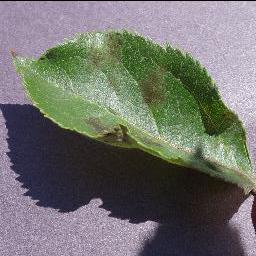
#> input picture data/sampled-plants-diseases/Apple/Apple_scab/095c9131-a0cb-47de-898a-f9371f208c01___FREC_Scab 3109_90deg.JPG, 256 x 256 px
$ python -i plant_disease_pipeline.py   (imports and definitions only)
#> lines starting #> are read from the running program, lines starting #| are printed output that depends on the picture
import os
import cv2
import numpy as np
import pandas as pd
import matplotlib.pyplot as plt
import seaborn as sns
# [1 line not run here, left out]

import json
import joblib
import argparse
from datetime import datetime
from sklearn.model_selection import train_test_split
from sklearn.ensemble import RandomForestClassifier
from xgboost import XGBClassifier
from sklearn.metrics import accuracy_score, classification_report, confusion_matrix
from sklearn.preprocessing import LabelEncoder

import warnings
# [1 line not run here, left out]

# Configuration des chemins de base
BASE_DIR = "D:\\projects\\plant-disease-pipeline"
DATA_DIR = "D:\\projects\\plant-disease-pipeline\\data\\sampled-plants-diseases"
MODELS_DIR = os.path.join(BASE_DIR, "models")
NOTEBOOKS_DIR = os.path.join(BASE_DIR, "notebooks")
DEPLOYMENT_DIR = os.path.join(BASE_DIR, "deployment")

# Création des répertoires s'ils n'existent pas
# [5 lines not run here, left out]


# [84 lines left out: functions define_paths, define_df, split_data, segment_image, not called in this run]


def preprocess_image(img_path, target_size=(64, 64), with_segmentation=False, segmentation_method='otsu'):
    """Prétraitement d'une image avec ou sans segmentation"""
#> called with target_size = (64, 64), with_segmentation = False, segmentation_method = 'otsu'
    try:
        # Vérifier que le fichier existe
        if not os.path.exists(img_path):
            print(f"Fichier non trouvé: {img_path}")
            return None

        # Charger l'image
        img = cv2.imread(img_path, cv2.IMREAD_COLOR)
#> img is the input picture: shape (256, 256, 3); mean B, G, R 109.1, 114.1, 113.4
        if img is None:
            print(f"Impossible de lire l'image: {img_path}")
            return None

        # Appliquer la segmentation si demandé
        if with_segmentation:
            segmented = segment_image(img, method=segmentation_method)
            # Appliquer le masque à l'image originale
            if len(img.shape) == 3:
                mask = cv2.merge([segmented, segmented, segmented])
                img = cv2.bitwise_and(img, mask)
            else:
                img = cv2.bitwise_and(img, segmented)

        # Redimensionner
        img = cv2.resize(img, target_size, interpolation=cv2.INTER_AREA)
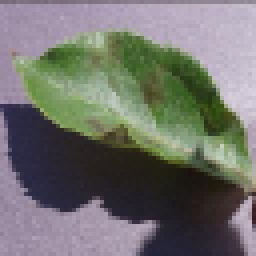
#> img: shape (64, 64, 3) (shown 4 times larger); mean B, G, R 109.1, 114.1, 113.4

        # Convertir en niveaux de gris
        if len(img.shape) == 3:
            img = cv2.cvtColor(img, cv2.COLOR_BGR2GRAY)
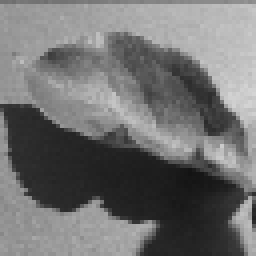
#> img: shape (64, 64) (shown 4 times larger); min 19, max 213, mean 113.3

        # Normalisation
        img = img.astype(np.float32) / 255.0

        # Aplatir l'image pour Random Forest/XGBoost
        img_flat = img.flatten()
#> img_flat = 4096 values, max 0.835 at index 1535, min 0.0745 at index 2799, mean 0.444

        return img_flat

    except Exception as e:
        print(f"Erreur lors du traitement de {img_path}: {str(e)}")
        return None


# [189 lines left out: functions create_dataset, train_model, evaluate_model, save_model_and_metrics, show_sample_images, main, not called in this run]

# [2 lines not run here, left out]

>>> result = preprocess_image('../data/sampled-plants-diseases/Apple/Apple_scab/095c9131-a0cb-47de-898a-f9371f208c01___FREC_Scab 3109_90deg.JPG')
#> result has the same summary as img_flat in preprocess_image

$ run again, on data/sampled-plants-diseases/Apple/Black_rot/32ef0219-fbb0-417c-abad-56021a2c1619___JR_FrgE.S 2893_90deg.JPG
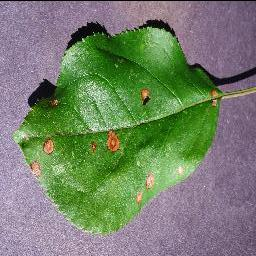
#> input picture data/sampled-plants-diseases/Apple/Black_rot/32ef0219-fbb0-417c-abad-56021a2c1619___JR_FrgE.S 2893_90deg.JPG, 256 x 256 px
#> in preprocess_image, img is the input picture: shape (256, 256, 3); mean B, G, R 106.6, 129.9, 117.1
#> in preprocess_image, `img = cv2.resize(img, target_size, interpolation=cv2.INTER_AREA)`:
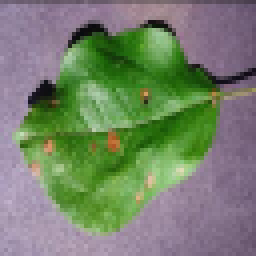
#> img: shape (64, 64, 3) (shown 4 times larger); mean B, G, R 106.6, 129.9, 117.1
#> in preprocess_image, `img = cv2.cvtColor(img, cv2.COLOR_BGR2GRAY)`:
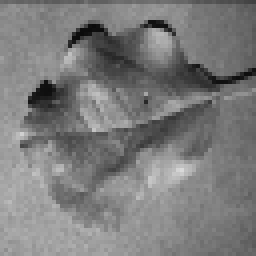
#> img: shape (64, 64) (shown 4 times larger); min 10, max 217, mean 123.4
#> img_flat = 4096 values, max 0.851 at index 2733, min 0.0392 at index 407, mean 0.484
#> result has the same summary as img_flat in preprocess_image

$ run again, on data/sampled-plants-diseases/Apple/Black_rot/4b8414f0-fa9b-4195-90cb-608f6fd74d44___JR_FrgE.S 2999_90deg.JPG
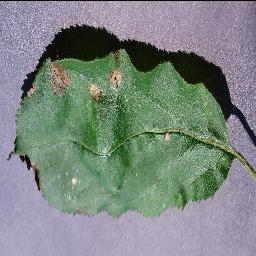
#> input picture data/sampled-plants-diseases/Apple/Black_rot/4b8414f0-fa9b-4195-90cb-608f6fd74d44___JR_FrgE.S 2999_90deg.JPG, 256 x 256 px
#> in preprocess_image, img is the input picture: shape (256, 256, 3); mean B, G, R 129.6, 134.4, 125
#> in preprocess_image, `img = cv2.resize(img, target_size, interpolation=cv2.INTER_AREA)`:
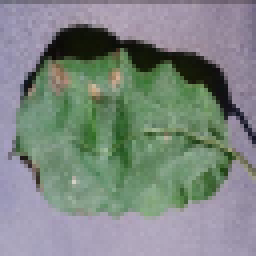
#> img: shape (64, 64, 3) (shown 4 times larger); mean B, G, R 129.6, 134.4, 125
#> in preprocess_image, `img = cv2.cvtColor(img, cv2.COLOR_BGR2GRAY)`:
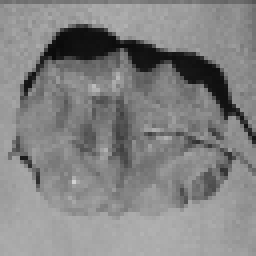
#> img: shape (64, 64) (shown 4 times larger); min 10, max 209, mean 131.1
#> img_flat = 4096 values, max 0.82 at index 2898, min 0.0392 at index 719, mean 0.514
#> result has the same summary as img_flat in preprocess_image

$ run again, on data/sampled-plants-diseases/Apple/Cedar_apple_rust/025b2b9a-0ec4-4132-96ac-7f2832d0db4a___FREC_C.Rust 3655_180deg.JPG
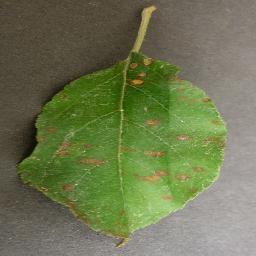
#> input picture data/sampled-plants-diseases/Apple/Cedar_apple_rust/025b2b9a-0ec4-4132-96ac-7f2832d0db4a___FREC_C.Rust 3655_180deg.JPG, 256 x 256 px
#> in preprocess_image, img is the input picture: shape (256, 256, 3); mean B, G, R 80.9, 118.1, 109.7
#> in preprocess_image, `img = cv2.resize(img, target_size, interpolation=cv2.INTER_AREA)`:
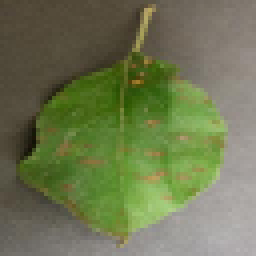
#> img: shape (64, 64, 3) (shown 4 times larger); mean B, G, R 80.9, 118.1, 109.7
#> in preprocess_image, `img = cv2.cvtColor(img, cv2.COLOR_BGR2GRAY)`:
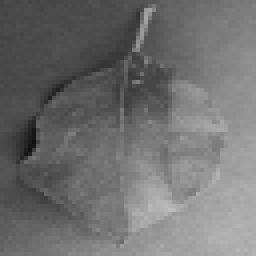
#> img: shape (64, 64) (shown 4 times larger); min 16, max 190, mean 111.3
#> img_flat = 4096 values, max 0.745 at index 3370, min 0.0627 at index 2248, mean 0.437
#> result has the same summary as img_flat in preprocess_image
